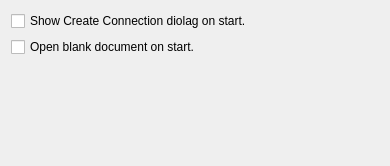
<?xml version="1.0" encoding="UTF-8"?>
<ui version="4.0">
 <class>UiSettingsWidget</class>
 <widget class="QWidget" name="UiSettingsWidget">
  <property name="geometry">
   <rect>
    <x>0</x>
    <y>0</y>
    <width>390</width>
    <height>166</height>
   </rect>
  </property>
  <property name="windowTitle">
   <string>Form</string>
  </property>
  <layout class="QVBoxLayout" name="verticalLayout">
   <item>
    <widget class="QCheckBox" name="kcfg_ConnectDialogOnStart">
     <property name="text">
      <string>Show Create Connection diolag on start.</string>
     </property>
    </widget>
   </item>
   <item>
    <widget class="QCheckBox" name="kcfg_BlankDocumentOnStart">
     <property name="text">
      <string>Open blank document on start.</string>
     </property>
    </widget>
   </item>
   <item>
    <spacer name="verticalSpacer">
     <property name="orientation">
      <enum>Qt::Vertical</enum>
     </property>
     <property name="sizeHint" stdset="0">
      <size>
       <width>20</width>
       <height>169</height>
      </size>
     </property>
    </spacer>
   </item>
  </layout>
 </widget>
 <resources/>
 <connections/>
</ui>
